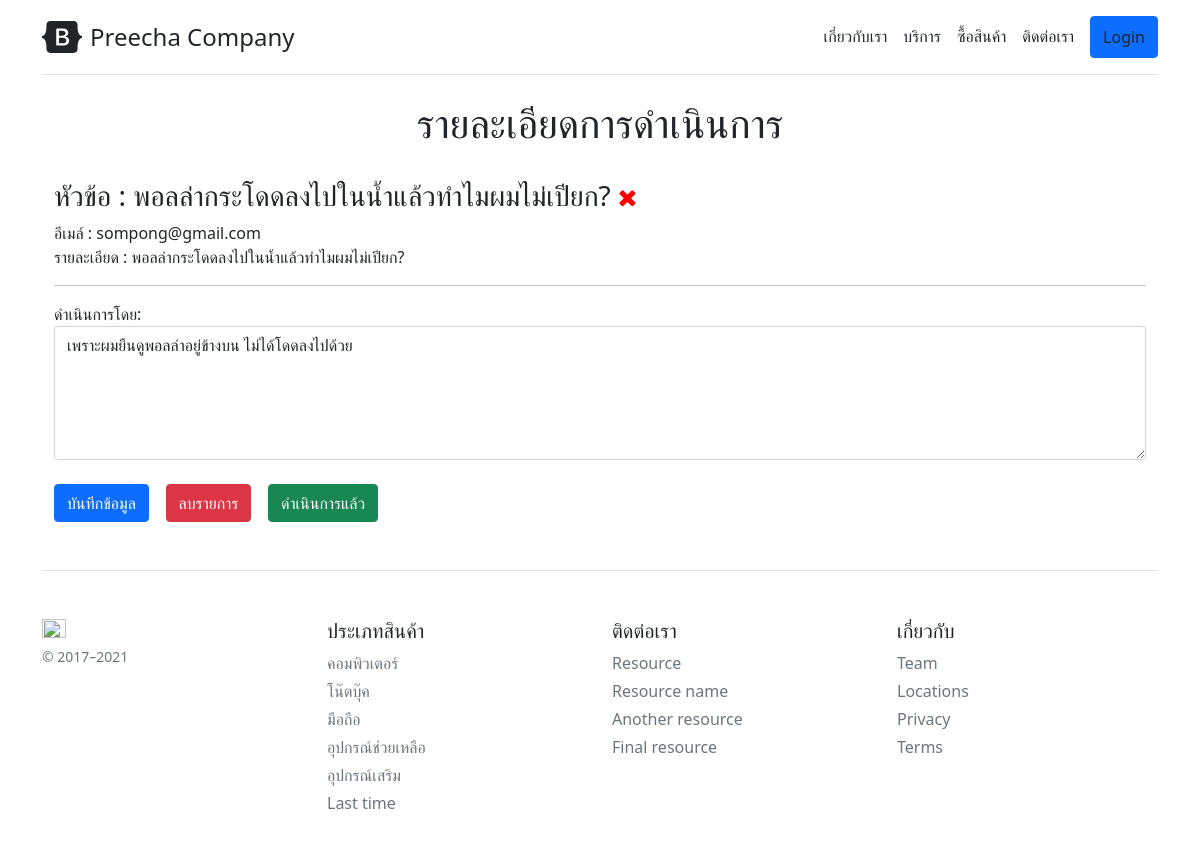
The app's page /action-detial/16 with its own data.
### company/models.py (models this page shows)
class ContactList(models.Model):
	title = models.CharField(max_length=200)
	email = models.CharField(max_length=100)
	detail = models.TextField(null=True, blank=True)
	complete = models.BooleanField(default=False)
	def __str__(self):
		return '{} --- {}' .format(self.title, self.detail)

class Action(models.Model):
	contactlist = models.ForeignKey(ContactList, on_delete=CASCADE)
	actiondetail = models.TextField()
	def __str__(self):
		return '{} ----- {}' .format(self.contactlist.title, self.actiondetail)

### company/views.py (the view, shortened to what this page needs)
# urls.py: path('action-detial/<int:cid>', ActionPage, name='action-page'),
def ActionPage(request, cid): # cid = contactlist id
	context ={}
	contact = ContactList.objects.get(id=cid)
	context['contact'] = contact
	print('1 contact:{} '.format(contact))
	try:
		action = Action.objects.get(contactlist = contact)
		print('2 action:{} '.format(action))
		context['action'] = action
	except: pass
	return render(request, 'company/action.html',context)

### company/template/company/action.html (shortened to what this page needs)
{% extends 'company/base.html' %}
{% block content %}
<center>
	<h1>รายละเอียดการดำเนินการ</h1> <br>
</center>
<div class="container">
	<h3>หัวข้อ : {{contact.title}}
		{% if contact.complete == False %}
			<td> <i class="fa fa fa-times" style="font-size:24px;color:red;"></i> </td>
		{% else %}
			<td> <i class="fa fa fa-check" style="font-size:24px;color:green;"></i> </td>
		{% endif %}
	</h3>
	<p>
		อีเมล์  : {{contact.email}} <br>
		รายละเอียด : {{contact.detail}}<br>
	</p>
	<hr>
	<form method ="POST">
		<div class="form-group">
  			<label for="comment">ดำเนินการโดย:</label>
  			<textarea class="form-control" rows="5" id="detail" name="detail">{{action.actiondetail}}</textarea>
		</div> 	<br>
		<button type="submit" class="btn btn-primary" name = save> บันทีกข้อมูล</button> &nbsp;&nbsp;
		<button type="submit" class="btn btn-danger" name = delete>ลบรายการ</button> &nbsp;&nbsp;
		<button type="submit" class="btn btn-success" name = complete>ดำเนินการแล้ว</button> &nbsp;&nbsp;
	</form>
</div>
{% endblock content %}

### records on screen
ContactList: title "พอลล่ากระโดดลงไปในน้ำแล้วทำไมผมไม่เปียก?", email "sompong@gmail.com", detail "พอลล่ากระโดดลงไปในน้ำแล้วทำไมผมไม่เปียก?"
Action: detail "เพราะผมยืนดูพอลล่าอยู่ข้างบน ไม่ได้โดดลงไปด้วย"
